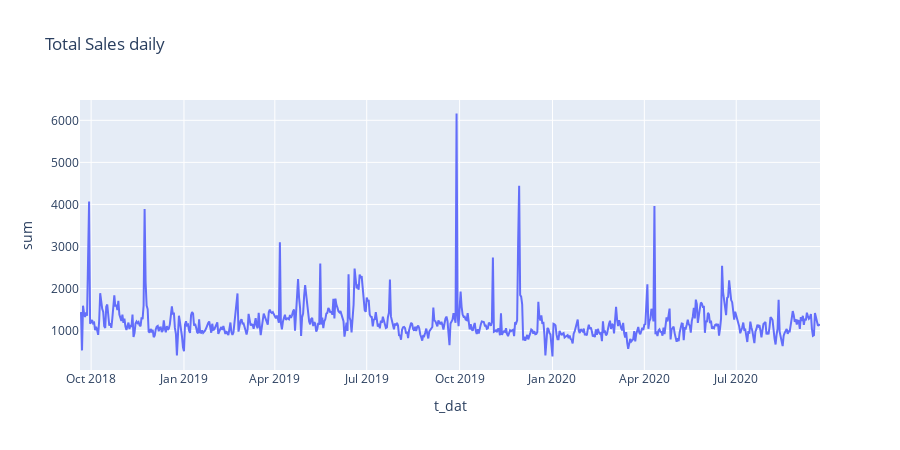

Notebook cell for this chart:
### Code cell
df_transaction['month'] = df_transaction["t_dat"].dt.month
df_transaction['year'] = df_transaction["t_dat"].dt.year
df_transaction['dow'] = df_transaction["t_dat"].dt.day_name()

df_temp = df_transaction.groupby('t_dat')['price'].agg(['sum', 'mean']).sort_values(by = 't_dat', ascending=False).reset_index()
px.line(df_temp, x='t_dat', y='sum', title='Total Sales daily', width=900, height=450).show()

### Figure 1 — Plotly figure (JSON) as saved in the notebook; plotly's stock layout.template omitted (floating-point values rounded to 4 significant figures; data arrays with more than 128 entries replaced by an {"elided": "..."} marker saying what was removed)
{"data": [{"hovertemplate": "t_dat=%{x}<br>sum=%{y}<extra></extra>", "legendgroup": "", "line": {"color": "#636efa", "dash": "solid"}, "marker": {"symbol": "circle"}, "mode": "lines", "name": "", "orientation": "v", "showlegend": false, "type": "scatter", "x": {"elided": "734 str values"}, "xaxis": "x", "y": {"elided": "734 float values"}, "yaxis": "y"}], "layout": {"height": 450, "legend": {"tracegroupgap": 0}, "title": {"text": "Total Sales daily"}, "width": 900, "xaxis": {"anchor": "y", "domain": [0, 1], "title": {"text": "t_dat"}}, "yaxis": {"anchor": "x", "domain": [0, 1], "title": {"text": "sum"}}}}
